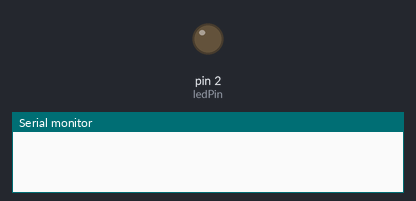
A program run on a simulated Arduino Uno, built with avr-gcc and run on an emulated ATmega328P. Parts: output pins drawn as LEDs (lit = HIGH), the last lines printed to the serial monitor.

Above: at 2.0 s.
At 4.7 s:
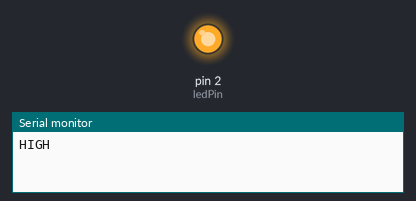
Timing chart, 0 to 7.2 s (numbered marks = the images above):
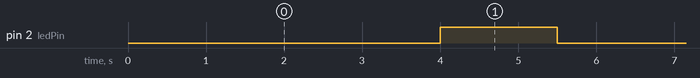

The program:

main.cpp
```cpp
#include <Arduino.h>

int ledPin = 2;

const long evenHigh = 1500;
const long evenLow = 4000;

bool ledState = LOW;
unsigned long previousTime = 0;

void setup() {
  // put your setup code here, to run once:
  pinMode(ledPin, OUTPUT);
  Serial.begin(9600);

}

void loop() {
  // put your main code here, to run repeatedly:
  unsigned long currentTime = millis();

  if (ledState == HIGH){
    if(currentTime - previousTime >= evenHigh){
      ledState = LOW;
      Serial.println("LOW");
      digitalWrite(ledPin, ledState);
      previousTime = currentTime;
    }
  }
  else{
    if(currentTime - previousTime >= evenLow){
      ledState = HIGH;
      Serial.println("HIGH");
      digitalWrite(ledPin, ledState);
      previousTime = currentTime;
    }
  }
}
```

Measured:
- by itself, pin 2 (ledPin): alternates HIGH for 1.5 s and LOW for 4.0 s
